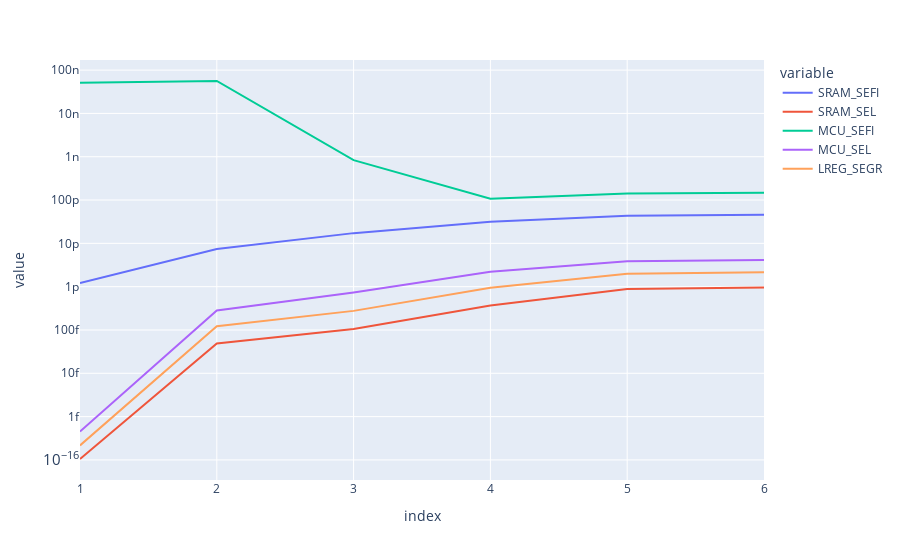

The code cell stored with this chart in its notebook:
### Code cell
lshell = [1,2,3,4,5,6]
hup = [
    {'SRAM_SEFI':1.22059E-12,'SRAM_SEL':1.04963E-16,'MCU_SEFI':5.13121E-08,'MCU_SEL':4.51608E-16,'LREG_SEGR':2.16558E-16},
    {'SRAM_SEFI':7.37521E-12,'SRAM_SEL':4.89213E-14,'MCU_SEFI':5.60427E-08,'MCU_SEL':2.80857E-13,'LREG_SEGR':1.22546E-13},
    {'SRAM_SEFI':1.72234E-11,'SRAM_SEL':1.05759E-13,'MCU_SEFI':8.32975E-10,'MCU_SEL':7.32052E-13,'LREG_SEGR':2.76040E-13},
    {'SRAM_SEFI':3.14337E-11,'SRAM_SEL':3.68747E-13,'MCU_SEFI':1.07664E-10,'MCU_SEL':2.21474E-12,'LREG_SEGR':9.42964E-13},
    {'SRAM_SEFI':4.35323E-11,'SRAM_SEL':8.84516E-13,'MCU_SEFI':1.41345E-10,'MCU_SEL':3.85914E-12,'LREG_SEGR':1.99045E-12},
    {'SRAM_SEFI':4.57481E-11,'SRAM_SEL':9.55653E-13,'MCU_SEFI':1.47896E-10,'MCU_SEL':4.12427E-12,'LREG_SEGR':2.14415E-12},
]
import pandas as pd
pd.options.plotting.backend = 'plotly'
hup = pd.DataFrame(hup,index=lshell)
hup.plot(log_y=True)

### Figure 1 — Plotly figure (JSON) as saved in the notebook; plotly's stock layout.template omitted (floating-point values rounded to 4 significant figures)
{"data": [{"hovertemplate": "variable=SRAM_SEFI<br>index=%{x}<br>value=%{y}<extra></extra>", "legendgroup": "SRAM_SEFI", "line": {"color": "#636efa", "dash": "solid"}, "marker": {"symbol": "circle"}, "mode": "lines", "name": "SRAM_SEFI", "orientation": "v", "showlegend": true, "type": "scatter", "x": [1, 2, 3, 4, 5, 6], "xaxis": "x", "y": [1.221e-12, 7.375e-12, 1.722e-11, 3.143e-11, 4.353e-11, 4.575e-11], "yaxis": "y"}, {"hovertemplate": "variable=SRAM_SEL<br>index=%{x}<br>value=%{y}<extra></extra>", "legendgroup": "SRAM_SEL", "line": {"color": "#EF553B", "dash": "solid"}, "marker": {"symbol": "circle"}, "mode": "lines", "name": "SRAM_SEL", "orientation": "v", "showlegend": true, "type": "scatter", "x": [1, 2, 3, 4, 5, 6], "xaxis": "x", "y": [1.05e-16, 4.892e-14, 1.058e-13, 3.687e-13, 8.845e-13, 9.557e-13], "yaxis": "y"}, {"hovertemplate": "variable=MCU_SEFI<br>index=%{x}<br>value=%{y}<extra></extra>", "legendgroup": "MCU_SEFI", "line": {"color": "#00cc96", "dash": "solid"}, "marker": {"symbol": "circle"}, "mode": "lines", "name": "MCU_SEFI", "orientation": "v", "showlegend": true, "type": "scatter", "x": [1, 2, 3, 4, 5, 6], "xaxis": "x", "y": [5.131e-08, 5.604e-08, 8.33e-10, 1.077e-10, 1.413e-10, 1.479e-10], "yaxis": "y"}, {"hovertemplate": "variable=MCU_SEL<br>index=%{x}<br>value=%{y}<extra></extra>", "legendgroup": "MCU_SEL", "line": {"color": "#ab63fa", "dash": "solid"}, "marker": {"symbol": "circle"}, "mode": "lines", "name": "MCU_SEL", "orientation": "v", "showlegend": true, "type": "scatter", "x": [1, 2, 3, 4, 5, 6], "xaxis": "x", "y": [4.516e-16, 2.809e-13, 7.321e-13, 2.215e-12, 3.859e-12, 4.124e-12], "yaxis": "y"}, {"hovertemplate": "variable=LREG_SEGR<br>index=%{x}<br>value=%{y}<extra></extra>", "legendgroup": "LREG_SEGR", "line": {"color": "#FFA15A", "dash": "solid"}, "marker": {"symbol": "circle"}, "mode": "lines", "name": "LREG_SEGR", "orientation": "v", "showlegend": true, "type": "scatter", "x": [1, 2, 3, 4, 5, 6], "xaxis": "x", "y": [2.166e-16, 1.225e-13, 2.76e-13, 9.43e-13, 1.99e-12, 2.144e-12], "yaxis": "y"}], "layout": {"legend": {"title": {"text": "variable"}, "tracegroupgap": 0}, "margin": {"t": 60}, "xaxis": {"anchor": "y", "domain": [0, 1], "title": {"text": "index"}}, "yaxis": {"anchor": "x", "domain": [0, 1], "title": {"text": "value"}, "type": "log"}}}
